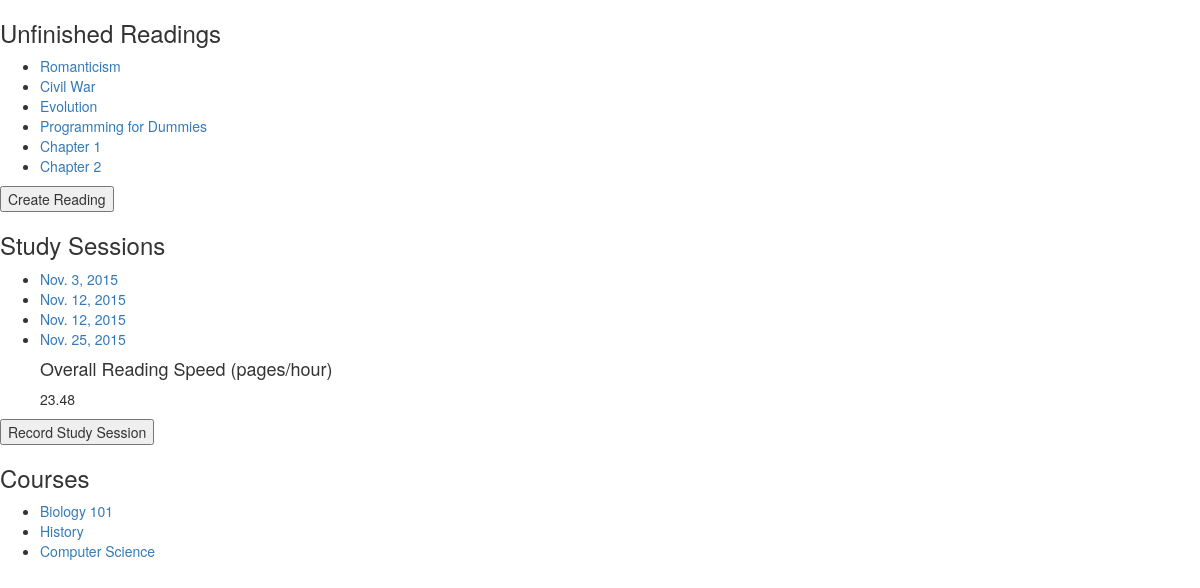
The page / on the database its author committed.
### inventory/models.py (models this page shows, shortened)
class Item(models.Model):
	title = models.CharField(max_length=200)
	startPage = models.IntegerField()
	endPage = models.IntegerField()
	course = models.CharField(max_length=200)
	dueDate = models.DateField()

class StudySessions(models.Model):
	date = models.DateField()
	startPage = models.IntegerField()
	endPage = models.IntegerField()
	timeSpent = models.IntegerField()
	reading = models.ForeignKey(Item)

class Course(models.Model):
	title = models.CharField(max_length=200)

### inventory/views.py (the view)
# urls.py: url(r'^$', views.index, name='index'),
def index(request):
	items = Item.objects.all()
	studySessions = StudySessions.objects.all()
	course = Course.objects.all()
	totalMinSpent = 0
	totalPgRead = 0
	for oneSession in studySessions:
		totalPgRead = totalPgRead+oneSession.endPage-oneSession.startPage
		totalMinSpent = totalMinSpent+oneSession.timeSpent
	readingSpeed = round(float(totalPgRead)/float(totalMinSpent)*60, 2)
	return render(request, 'inventory/index.html', {
		'items': items,
		'studySessions': studySessions,
		'course': course,
		'readingSpeed': readingSpeed,
	})

### firstdjango/templates/inventory/index.html
{% extends "base.html" %}
{% block content %}
	<h3>Unfinished Readings</h3>
	<ul>
		{% for item in items %}
			<li>
				<a href="{% url 'item_detail' item.id %}">
					{{ item.title|capfirst }}
				</a>
			</li>
		{% endfor %}
	</ul>
        <form id="reading_form" method="get" action="/add_reading/">
		<input type="submit" name="submit" value="Create Reading" />
          </form>
	<h3>Study Sessions</h3>
	<ul>
		{% for studySession in studySessions %}
			<li>
				<a href="{% url 'studySession_detail' studySession.id %}">
					{{ studySession.date }}
				</a>
			</li>
		{% endfor %}
	<h4> Overall Reading Speed (pages/hour) </h4>
		{{ readingSpeed }}
	</ul>
	  <form id="session_form" method="get" action="/add_session/">
	<input type="submit" name="submit" value="Record Study Session" />
          </form>
	<h3>Courses</h3>
	<ul>
		{% for course in course %}
			<li>
				<a href="{% url 'course_detail' course.id %}">
					{{ course.title|capfirst }}
				</a>
			</li>
		{% endfor %}
	</ul>
{% endblock %}

### rows shown on the page
Item: title "Romanticism"
Item: title "Civil War"
Item: title "Evolution"
Item: title "Programming for Dummies"
Item: title "Chapter 1"
Item: title "Chapter 2"
StudySessions: date "Nov. 3, 2015"
StudySessions: date "Nov. 12, 2015"
StudySessions: date "Nov. 12, 2015"
StudySessions: date "Nov. 25, 2015"
Course: title "Biology 101"
Course: title "History"
Course: title "Computer Science"

### other values the page prints
{{ readingSpeed }} "23.48"
